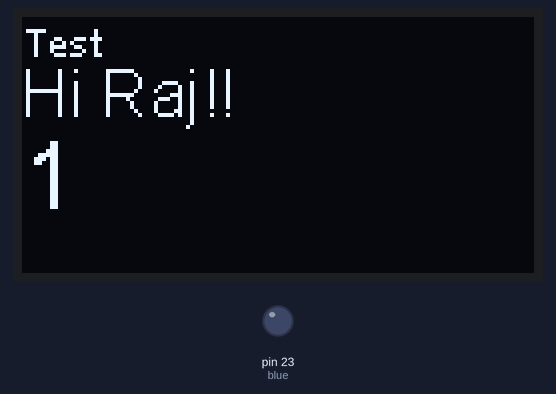
Recording of a sketch running on a simulated Arduino Mega 2560, built with avr-gcc and run on an emulated ATmega2560. On the bench: 128×64 one-colour display, output pins drawn as LEDs (lit = HIGH). What the sketch prints to the serial monitor is not drawn.

Above: at 0.4 s.
At 9.4 s:
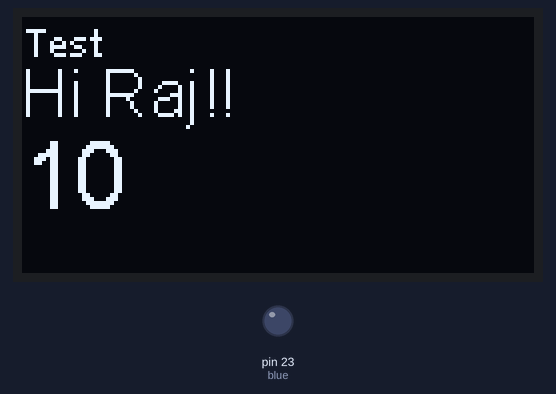
At 19.5 s:
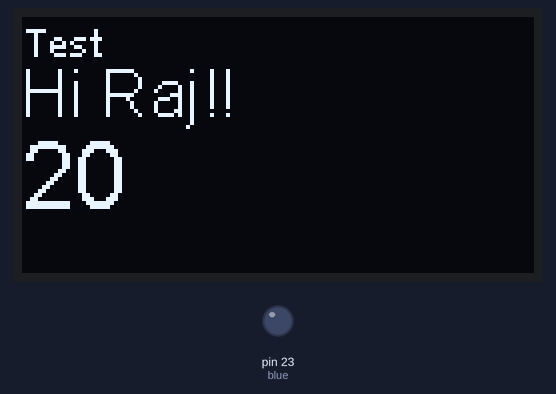
At 39.66 s:
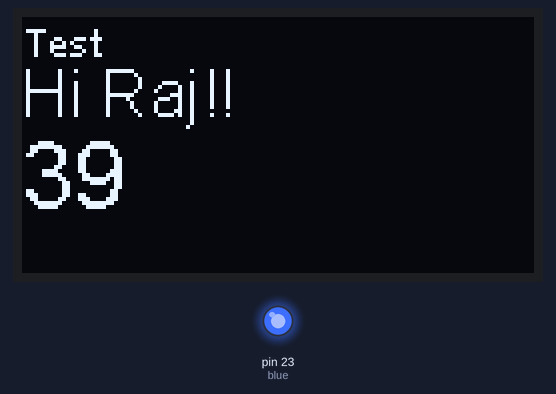
Timing chart, 0 to 40.0 s (numbered marks = the images above):
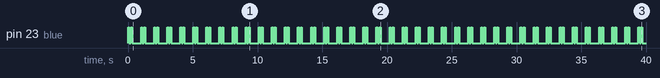

Measured:
- by itself, pin 23 (blue): repeats every 1.0 s: LOW 0.10 s, HIGH 0.11 s, LOW 0.70 s, HIGH 0.10 s
- what the display in image 0 shows lasts 1.0 s, from 0.3 s to 1.3 s

The sketch:

screen.ino
```cpp
const uint8_t blue = 23;
#include <Wire.h>    // Only needed for Arduino 1.6.5 and earlier
//#include "SSD1306.h" // alias for `#include "SSD1306Wire.h"`
//SSD1306 display(0x3c, 21, 22);
#include "SH1106.h"
SH1106 display(0x3c, 21, 22);
int n = 0;
void setup()
{
    Serial.begin(115200);
    pinMode(blue, OUTPUT);
    display.init();

    display.flipScreenVertically();
    display.setFont(ArialMT_Plain_10);
}
char string[25];
void drawFontFaceDemo(int  n)
{
    // Font Demo1
    // create more fonts at http://oleddisplay.squix.ch/
    display.setTextAlignment(TEXT_ALIGN_LEFT);
    display.setFont(ArialMT_Plain_10);
    display.drawString(0, 0, "Test");
    display.setFont(ArialMT_Plain_16);
    display.drawString(0, 10, "Hi Raj!!");
    display.setFont(ArialMT_Plain_24);
    sprintf(string, "%d", n);
    display.drawString(0, 26, string);
}

void loop()
{
    digitalWrite(blue, 1);
    delay(100);
    digitalWrite(blue, 0);
    delay(100);
    digitalWrite(blue, 1);
    delay(100);

    n++;

    Serial.print("n = ");
    Serial.print(n);
    Serial.println(" Times");
    display.clear();
    drawFontFaceDemo(n);
    display.display();
    digitalWrite(blue, 0);
    delay(700);
}
```
